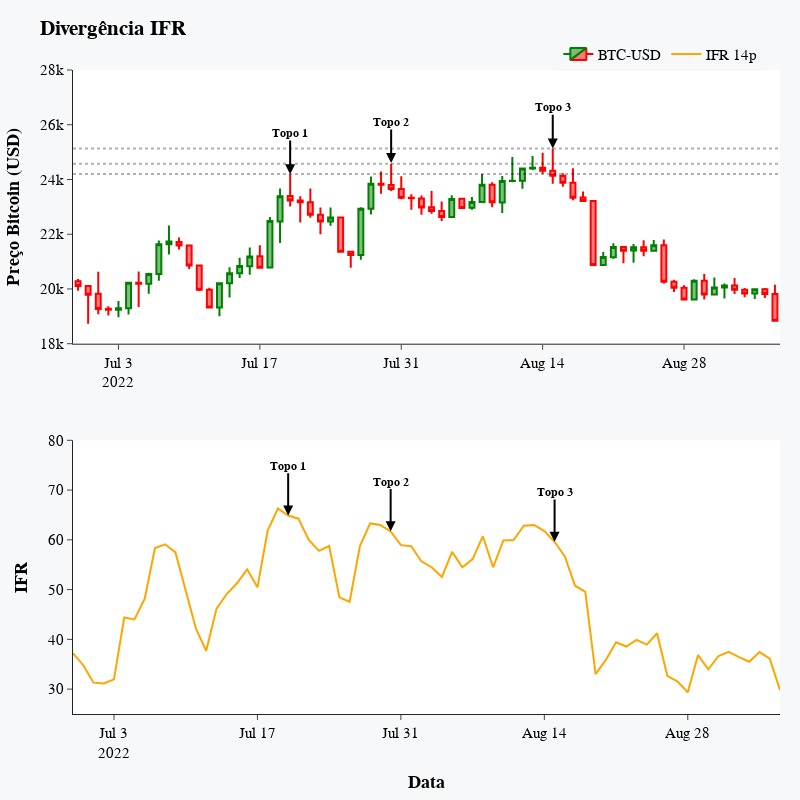

Notebook cell for this chart:
### Markdown cell above
## 5. Código para a primeira figura (seção "Contexto") onde exemplifico uma divergência

### Code cell
btc_ohlc = yf.download('BTC-USD', start='2022-06-15', end='2022-09-07', progress=False)
btc_ohlc['IFR'] = rsi(btc_ohlc.Close, window=14)
btc_ohlc = btc_ohlc.dropna()

dados_fig = btc_ohlc

fig_01 = make_subplots(rows=2, cols=1)

# Candlesticks

fig_01.add_trace(go.Candlestick(name='BTC-USD',x=dados_fig.index, close=dados_fig['Close'], 
                            open=dados_fig['Open'], high=dados_fig['High'], 
                            low=dados_fig['Low'], increasing_line_color= 'green',
                            decreasing_line_color= 'red'), row=1,col=1)

fig_01.add_annotation(x='2022-07-20',y=24195, ax='2022-07-20',ay=25695, xref="x1",yref="y1", axref="x1",ayref="y1",
                        text="<b>Topo 1", showarrow=True, font=dict(family="Arial",size=12,color="black"),
                        align="center",arrowhead=2, arrowsize=1,arrowwidth=2,arrowcolor="black", row=1,col=1)

fig_01.add_hline(y=24196.8, line_dash="dot", row=1, col=1, line_color="#000000", line_width=2)

fig_01.add_annotation(x='2022-07-30',y=24600, ax='2022-07-30',ay=26100, xref="x1",yref="y1", axref="x1",ayref="y1",
                        text="<b>Topo 2", showarrow=True, font=dict(family="Arial",size=12,color="black"),
                        align="center",arrowhead=2, arrowsize=1,arrowwidth=2,arrowcolor="black", row=1,col=1)

fig_01.add_hline(y=24572.6, line_dash="dot", row=1, col=1, line_color="#000000", line_width=2)

fig_01.add_annotation(x='2022-08-15',y=25135, ax='2022-08-15',ay=26635, xref="x1",yref="y1", axref="x1",ayref="y1",
                        text="<b>Topo 3", showarrow=True, font=dict(family="Arial",size=12,color="black"),
                        align="center",arrowhead=2, arrowsize=1,arrowwidth=2,arrowcolor="black", row=1,col=1)

fig_01.add_hline(y=25135.9, line_dash="dot", row=1, col=1, line_color="#000000", line_width=2)

# IFR

fig_01.add_trace(go.Scatter(name='IFR 14p',x=dados_fig.index, y=dados_fig['IFR'], marker_color='orange'), row=2, col=1)

fig_01.add_annotation(x='2022-07-20',y=64.87, ax='2022-07-20',ay=74.87, xref="x2",yref="y2", axref="x2",ayref="y2",
                        text="<b>Topo 1", showarrow=True, font=dict(family="Arial",size=12,color="black"),
                        align="center",arrowhead=2, arrowsize=1,arrowwidth=2,arrowcolor="black", row=2,col=1)

fig_01.add_annotation(x='2022-07-30',y=61.70, ax='2022-07-30',ay=71.70, xref="x2",yref="y2", axref="x2",ayref="y2",
                        text="<b>Topo 2", showarrow=True, font=dict(family="Arial",size=12,color="black"),
                        align="center",arrowhead=2, arrowsize=1,arrowwidth=2,arrowcolor="black", row=2,col=1)

fig_01.add_annotation(x='2022-08-15',y=59.60, ax='2022-08-15',ay=69.60, xref="x2",yref="y2", axref="x2",ayref="y2",
                        text="<b>Topo 3", showarrow=True, font=dict(family="Arial",size=12,color="black"),
                        align="center",arrowhead=2, arrowsize=1,arrowwidth=2,arrowcolor="black", row=2,col=1)

fig_01.update_layout(xaxis_rangeslider_visible=False, title='<b>Divergência IFR',
                    xaxis2_title="<b>Data", yaxis1_title="<b>Preço Bitcoin (USD)", yaxis2_title="<b>IFR",
                    yaxis1=dict(range=['18000', '28000']), yaxis2=dict(range=['25', '80']),
                    legend_title="", legend=dict(orientation="h",yanchor="top", y=1.05,xanchor="right",x=0.975), 
                    font=dict(family="Arial, Arial, Arial",size=15,color="black"),
                    margin=dict(l=50, r=20, t=70, b=20), template = 'simple_white', 
                    paper_bgcolor="#f7f8fa", width=800,height=800).show()

### Figure 1 — Plotly figure (JSON) as saved in the notebook; plotly's stock layout.template omitted (floating-point values rounded to 4 significant figures)
{"data": [{"close": [20100.0, 19780.0, 19270.0, 19240.0, 19300.0, 20230.0, 20190.0, 20550.0, 21640.0, 21730.0, 21590.0, 20860.0, 19970.0, 19320.0, 20210.0, 20570.0, 20840.0, 21190.0, 20780.0, 22490.0, 23390.0, 23230.0, 23160.0, 22710.0, 22470.0, 22610.0, 21360.0, 21240.0, 22930.0, 23840.0, 23800.0, 23660.0, 23340.0, 23310.0, 22980.0, 22850.0, 22630.0, 23290.0, 22960.0, 23180.0, 23810.0, 23160.0, 23950.0, 23960.0, 24400.0, 24420.0, 24320.0, 24140.0, 23880.0, 23340.0, 23210.0, 20880.0, 21170.0, 21530.0, 21400.0, 21530.0, 21400.0, 21600.0, 20260.0, 20040.0, 19620.0, 20300.0, 19800.0, 20050.0, 20130.0, 19970.0, 19830.0, 19990.0, 19810.0, 18840.0], "decreasing": {"line": {"color": "red"}}, "high": [20360.0, 20140.0, 20630.0, 19370.0, 19560.0, 20260.0, 20640.0, 20600.0, 21770.0, 22310.0, 21880.0, 21590.0, 20860.0, 20040.0, 20220.0, 20790.0, 21140.0, 21510.0, 21600.0, 22630.0, 23670.0, 24200.0, 23390.0, 23670.0, 22980.0, 22970.0, 22650.0, 21360.0, 22990.0, 24110.0, 24290.0, 24570.0, 24120.0, 23460.0, 23420.0, 23580.0, 23200.0, 23420.0, 23330.0, 23360.0, 24200.0, 23900.0, 24130.0, 24820.0, 24410.0, 24860.0, 24970.0, 25140.0, 24230.0, 24410.0, 23560.0, 23210.0, 21350.0, 21670.0, 21530.0, 21650.0, 21780.0, 21790.0, 21800.0, 20340.0, 20140.0, 20360.0, 20540.0, 20420.0, 20200.0, 20400.0, 20040.0, 20000.0, 20030.0, 20160.0], "increasing": {"line": {"color": "green"}}, "low": [19940.0, 18730.0, 19070.0, 19030.0, 18970.0, 19060.0, 19340.0, 19820.0, 20300.0, 21260.0, 21450.0, 20730.0, 19920.0, 19310.0, 19000.0, 19690.0, 20397, 20520.0, 20780.0, 20780.0, 21680.0, 23010.0, 22430.0, 22600.0, 22000.0, 22310.0, 21360.0, 20780.0, 21070.0, 22720.0, 23480.0, 23580.0, 23280.0, 22890.0, 22710.0, 22750.0, 22490.0, 22610.0, 22960.0, 22890.0, 23180.0, 22982, 22770.0, 23900.0, 23660.0, 24350.0, 24210.0, 23840.0, 23730.0, 23240.0, 23180.0, 20870.0, 20860.0, 21100.0, 20940.0, 20960.0, 21200.0, 21360.0, 20200.0, 19890.0, 19620.0, 19600.0, 19620.0, 19800.0, 19650.0, 19810.0, 19700.0, 19640.0, 19670.0, 18800.0], "name": "BTC-USD", "open": [20280.0, 20110.0, 19820.0, 19270.0, 19240.0, 19300.0, 20230.0, 20190.0, 20550.0, 21640.0, 21720.0, 21590.0, 20860.0, 19970.0, 19330.0, 20210.0, 20570.0, 20830.0, 21200.0, 20780.0, 22470.0, 23390.0, 23230.0, 23160.0, 22710.0, 22470.0, 22610.0, 21360.0, 21240.0, 22930.0, 23850.0, 23800.0, 23650.0, 23340.0, 23310.0, 22980.0, 22850.0, 22630.0, 23290.0, 22960.0, 23180.0, 23810.0, 23160.0, 23950.0, 23960.0, 24400.0, 24430.0, 24320.0, 24130.0, 23880.0, 23340.0, 23210.0, 20870.0, 21160.0, 21530.0, 21400.0, 21530.0, 21400.0, 21600.0, 20260.0, 20040.0, 19620.0, 20300.0, 19800.0, 20050.0, 20130.0, 19970.0, 19830.0, 19990.0, 19820.0], "type": "candlestick", "x": ["2022-06-29T00:00:00", "2022-06-30T00:00:00", "2022-07-01T00:00:00", "2022-07-02T00:00:00", "2022-07-03T00:00:00", "2022-07-04T00:00:00", "2022-07-05T00:00:00", "2022-07-06T00:00:00", "2022-07-07T00:00:00", "2022-07-08T00:00:00", "2022-07-09T00:00:00", "2022-07-10T00:00:00", "2022-07-11T00:00:00", "2022-07-12T00:00:00", "2022-07-13T00:00:00", "2022-07-14T00:00:00", "2022-07-15T00:00:00", "2022-07-16T00:00:00", "2022-07-17T00:00:00", "2022-07-18T00:00:00", "2022-07-19T00:00:00", "2022-07-20T00:00:00", "2022-07-21T00:00:00", "2022-07-22T00:00:00", "2022-07-23T00:00:00", "2022-07-24T00:00:00", "2022-07-25T00:00:00", "2022-07-26T00:00:00", "2022-07-27T00:00:00", "2022-07-28T00:00:00", "2022-07-29T00:00:00", "2022-07-30T00:00:00", "2022-07-31T00:00:00", "2022-08-01T00:00:00", "2022-08-02T00:00:00", "2022-08-03T00:00:00", "2022-08-04T00:00:00", "2022-08-05T00:00:00", "2022-08-06T00:00:00", "2022-08-07T00:00:00", "2022-08-08T00:00:00", "2022-08-09T00:00:00", "2022-08-10T00:00:00", "2022-08-11T00:00:00", "2022-08-12T00:00:00", "2022-08-13T00:00:00", "2022-08-14T00:00:00", "2022-08-15T00:00:00", "2022-08-16T00:00:00", "2022-08-17T00:00:00", "2022-08-18T00:00:00", "2022-08-19T00:00:00", "2022-08-20T00:00:00", "2022-08-21T00:00:00", "2022-08-22T00:00:00", "2022-08-23T00:00:00", "2022-08-24T00:00:00", "2022-08-25T00:00:00", "2022-08-26T00:00:00", "2022-08-27T00:00:00", "2022-08-28T00:00:00", "2022-08-29T00:00:00", "2022-08-30T00:00:00", "2022-08-31T00:00:00", "2022-09-01T00:00:00", "2022-09-02T00:00:00", "2022-09-03T00:00:00", "2022-09-04T00:00:00", "2022-09-05T00:00:00", "2022-09-06T00:00:00"], "xaxis": "x", "yaxis": "y"}, {"marker": {"color": "orange"}, "name": "IFR 14p", "type": "scatter", "x": ["2022-06-29T00:00:00", "2022-06-30T00:00:00", "2022-07-01T00:00:00", "2022-07-02T00:00:00", "2022-07-03T00:00:00", "2022-07-04T00:00:00", "2022-07-05T00:00:00", "2022-07-06T00:00:00", "2022-07-07T00:00:00", "2022-07-08T00:00:00", "2022-07-09T00:00:00", "2022-07-10T00:00:00", "2022-07-11T00:00:00", "2022-07-12T00:00:00", "2022-07-13T00:00:00", "2022-07-14T00:00:00", "2022-07-15T00:00:00", "2022-07-16T00:00:00", "2022-07-17T00:00:00", "2022-07-18T00:00:00", "2022-07-19T00:00:00", "2022-07-20T00:00:00", "2022-07-21T00:00:00", "2022-07-22T00:00:00", "2022-07-23T00:00:00", "2022-07-24T00:00:00", "2022-07-25T00:00:00", "2022-07-26T00:00:00", "2022-07-27T00:00:00", "2022-07-28T00:00:00", "2022-07-29T00:00:00", "2022-07-30T00:00:00", "2022-07-31T00:00:00", "2022-08-01T00:00:00", "2022-08-02T00:00:00", "2022-08-03T00:00:00", "2022-08-04T00:00:00", "2022-08-05T00:00:00", "2022-08-06T00:00:00", "2022-08-07T00:00:00", "2022-08-08T00:00:00", "2022-08-09T00:00:00", "2022-08-10T00:00:00", "2022-08-11T00:00:00", "2022-08-12T00:00:00", "2022-08-13T00:00:00", "2022-08-14T00:00:00", "2022-08-15T00:00:00", "2022-08-16T00:00:00", "2022-08-17T00:00:00", "2022-08-18T00:00:00", "2022-08-19T00:00:00", "2022-08-20T00:00:00", "2022-08-21T00:00:00", "2022-08-22T00:00:00", "2022-08-23T00:00:00", "2022-08-24T00:00:00", "2022-08-25T00:00:00", "2022-08-26T00:00:00", "2022-08-27T00:00:00", "2022-08-28T00:00:00", "2022-08-29T00:00:00", "2022-08-30T00:00:00", "2022-08-31T00:00:00", "2022-09-01T00:00:00", "2022-09-02T00:00:00", "2022-09-03T00:00:00", "2022-09-04T00:00:00", "2022-09-05T00:00:00", "2022-09-06T00:00:00"], "xaxis": "x2", "y": [37.19, 34.8, 31.3, 31.12, 31.96, 44.4, 44.02, 48.19, 58.36, 59.1, 57.46, 49.66, 42.15, 37.7, 46.12, 49.11, 51.27, 54.07, 50.45, 61.87, 66.3, 64.88, 64.25, 60.05, 57.79, 58.75, 48.43, 47.56, 58.74, 63.29, 62.97, 61.7, 58.93, 58.73, 55.69, 54.5, 52.52, 57.58, 54.47, 56.14, 60.73, 54.48, 59.88, 59.94, 62.84, 62.98, 61.76, 59.61, 56.64, 50.78, 49.53, 33.02, 35.87, 39.4, 38.56, 39.88, 38.95, 41.23, 32.68, 31.53, 29.37, 36.84, 33.99, 36.66, 37.49, 36.44, 35.51, 37.45, 36.13, 29.8], "yaxis": "y2"}], "layout": {"annotations": [{"align": "center", "arrowcolor": "black", "arrowhead": 2, "arrowsize": 1, "arrowwidth": 2, "ax": "2022-07-20", "axref": "x", "ay": 25695, "ayref": "y", "font": {"color": "black", "family": "Arial", "size": 12}, "showarrow": true, "text": "<b>Topo 1", "x": "2022-07-20", "xref": "x", "y": 24195, "yref": "y"}, {"align": "center", "arrowcolor": "black", "arrowhead": 2, "arrowsize": 1, "arrowwidth": 2, "ax": "2022-07-30", "axref": "x", "ay": 26100, "ayref": "y", "font": {"color": "black", "family": "Arial", "size": 12}, "showarrow": true, "text": "<b>Topo 2", "x": "2022-07-30", "xref": "x", "y": 24600, "yref": "y"}, {"align": "center", "arrowcolor": "black", "arrowhead": 2, "arrowsize": 1, "arrowwidth": 2, "ax": "2022-08-15", "axref": "x", "ay": 26635, "ayref": "y", "font": {"color": "black", "family": "Arial", "size": 12}, "showarrow": true, "text": "<b>Topo 3", "x": "2022-08-15", "xref": "x", "y": 25135, "yref": "y"}, {"align": "center", "arrowcolor": "black", "arrowhead": 2, "arrowsize": 1, "arrowwidth": 2, "ax": "2022-07-20", "axref": "x2", "ay": 74.87, "ayref": "y2", "font": {"color": "black", "family": "Arial", "size": 12}, "showarrow": true, "text": "<b>Topo 1", "x": "2022-07-20", "xref": "x2", "y": 64.87, "yref": "y2"}, {"align": "center", "arrowcolor": "black", "arrowhead": 2, "arrowsize": 1, "arrowwidth": 2, "ax": "2022-07-30", "axref": "x2", "ay": 71.7, "ayref": "y2", "font": {"color": "black", "family": "Arial", "size": 12}, "showarrow": true, "text": "<b>Topo 2", "x": "2022-07-30", "xref": "x2", "y": 61.7, "yref": "y2"}, {"align": "center", "arrowcolor": "black", "arrowhead": 2, "arrowsize": 1, "arrowwidth": 2, "ax": "2022-08-15", "axref": "x2", "ay": 69.6, "ayref": "y2", "font": {"color": "black", "family": "Arial", "size": 12}, "showarrow": true, "text": "<b>Topo 3", "x": "2022-08-15", "xref": "x2", "y": 59.6, "yref": "y2"}], "font": {"color": "black", "family": "Arial, Arial, Arial", "size": 15}, "height": 800, "legend": {"orientation": "h", "title": {"text": ""}, "x": 0.975, "xanchor": "right", "y": 1.05, "yanchor": "top"}, "margin": {"b": 20, "l": 50, "r": 20, "t": 70}, "paper_bgcolor": "#f7f8fa", "shapes": [{"line": {"color": "#000000", "dash": "dot", "width": 2}, "type": "line", "x0": 0, "x1": 1, "xref": "x domain", "y0": 24200.0, "y1": 24200.0, "yref": "y"}, {"line": {"color": "#000000", "dash": "dot", "width": 2}, "type": "line", "x0": 0, "x1": 1, "xref": "x domain", "y0": 24570.0, "y1": 24570.0, "yref": "y"}, {"line": {"color": "#000000", "dash": "dot", "width": 2}, "type": "line", "x0": 0, "x1": 1, "xref": "x domain", "y0": 25140.0, "y1": 25140.0, "yref": "y"}], "title": {"text": "<b>Divergência IFR"}, "width": 800, "xaxis": {"anchor": "y", "domain": [0, 1], "rangeslider": {"visible": false}}, "xaxis2": {"anchor": "y2", "domain": [0, 1], "title": {"text": "<b>Data"}}, "yaxis": {"anchor": "x", "domain": [0.575, 1], "range": ["18000", "28000"], "title": {"text": "<b>Preço Bitcoin (USD)"}}, "yaxis2": {"anchor": "x2", "domain": [0, 0.425], "range": ["25", "80"], "title": {"text": "<b>IFR"}}}}
